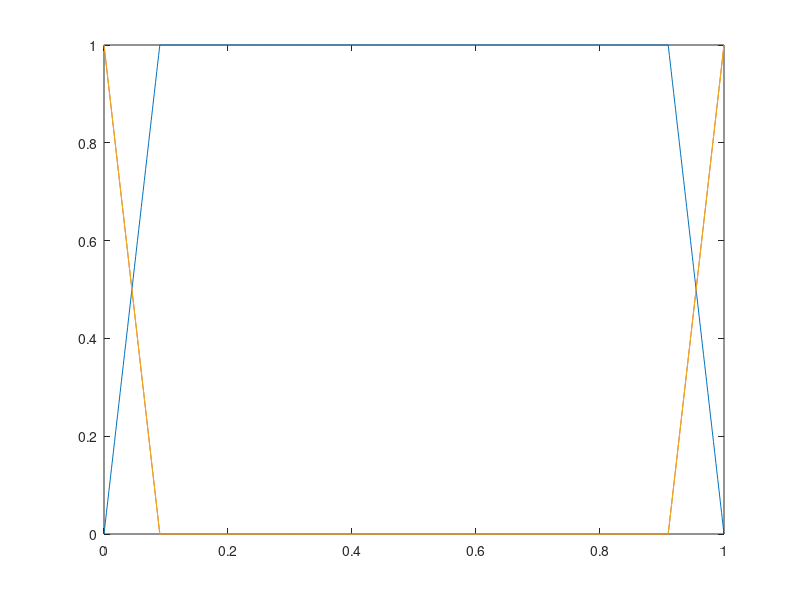

Here is the MATLAB script that generated this plot: (Note: this script raises an error after producing the figure.)
%%%%%%%%%%%%%%%%%%%%%%%%%%%%%%%%%%%%%%%%%%%%%%%%%%%%%%%%%%%%%
%%%%%%%%%%%%%%%%%%%%%% Arm Parameters %%%%%%%%%%%%%%%%%%%%%%%

a.m = 1;    % Mass [kg]
a.g = 9.81; % Acceleration of gravity [m/s^2]
a.pr_d = 0.5; % Desired relative position [m]

%%%%%%%%%%%%%%%%%%%%%%%%%%%%%%%%%%%%%%%%%%%%%%%%%%%%%%%%%%%%%
%%%%%%%%%%%%%%%%%%%% Environmental Model %%%%%%%%%%%%%%%%%%%%

alpha = 0.2; % wave amplitdue [m]
hdeck = 1;   % inertial reference deck hight [m] (arbitrary)

% Wave frequency
t_min = 2.5;     % Minimum period [s]
t_max = 9;    % Maximum period [s]

Tmax = 7.5;    % Expected period [s]
k = 1;
T = Tmax / k;  % Period of deck disturbance [s]
beta = 2*pi/T; % wave frequency [rad/s]
a.beta_min = 1/t_min; % Maximum frequency [Hz]
a.beta_max = 1/t_max; % Minimum frequency [Hz]

% Inertial Position, Velocity, and Acceleration of Deck

% Sine Wave
a.d = @(t) alpha*sin(beta*t) + hdeck;      % [m]
a.d_dot = @(t) beta*alpha*cos(beta*t);    % [m/s]
a.d_ddot = @(t) -beta^2*alpha*sin(beta*t); % [m*s^-2]
 
% Cosine Wave
% a.d = @(t) alpha*cos(beta*t) + hdeck;      % [m]
% a.d_dot = @(t) -beta*alpha*sin(beta*t);    % [m/s]
% a.d_ddot = @(t) -beta^2*alpha*cos(beta*t); % [m*s^-2]

% Square Wave
% N = 3; % Number of terms in the Fourier series
% coefficients = 1:2:(2*N - 1); % Odd harmonics: 1, 3, 5, ..., (2*N-1)
% beta2 = 2*pi/15;
% a.sw = @(t) alpha*((4/pi) * ...
%     sum(arrayfun(@(n) sin(n*beta2*t)/n, coefficients))) + hdeck; % [m]
% a.d = @(t) arrayfun(a.sw, t);
% a.sw_dot = @(t) alpha*((4/pi) * ...
%     sum(arrayfun(@(n) beta2*cos(n*beta2*t), coefficients)));    % [m/s]
% a.d_dot = @(t) arrayfun(a.sw_dot, t);
% a.sw_ddot = @(t) alpha*((4/pi) * ...
%     sum(arrayfun(@(n) -n*beta2^2*sin(n*beta2*t), coefficients))); % [m*s^-2]
% a.d_ddot = @(t) arrayfun(a.sw_ddot, t);

% Stacked sine wave
% a.d = @(t) alpha*(1.5*sin(beta*t/6) + 0.75*sin(beta*t)) + hdeck; % [m]
% a.d_dot = @(t) alpha*(0.25*beta*cos(beta*t/6) ...
%                                     + 0.75*beta*cos(beta*t)); % [m/s]
% a.d_ddot = @(t) -alpha*(0.0417*beta^2*sin(beta*t/6) ...
%                                     + 0.75*beta^2*sin(beta*t)); % [m*s^-2]

a.theta = @(t) atan(beta*alpha*cos(beta*t)); % [rad]
a.theta_dot = @(t) -(alpha*beta^2*sin(beta*t))/(alpha^2*beta^2*(cos(beta*t)^2)+1); % [rad]

%%%%%%%%%%%%%%%%%%%%%%%%%%%%%%%%%%%%%%%%%%%%%%%%%%%%%%%%%%%%%
%%%%%%%%%%%%%%%%%%%%%%% Control Gains %%%%%%%%%%%%%%%%%%%%%%%

% Minimum Required Control Constants:
%   a.ka = 2800; a.kv = ?; a.ks = ?;
%   a.kp = 1000; a.kd = 10; a.ki = 100;

% Inertial Stabilization Control
% a.ka = 700;  % Acceleration Control [kg]
% a.kv = 5000;  % Velocity Control [kg/s]
% a.ks = 0;  % Position Control [kg*s^-2]

% Relative Position Control
a.kp = 8;  % Proportional [N/m]
a.kd = 1;  % Derivative [Ns/m]    
a.ki = 0;  % Integral [N/ms]

% % Inertial Stabilization Control
a.ka =  1;  % Acceleration Control [kg]
a.kv = 0;  % Velocity Control [kg/s]
a.ks = 0;  % Position Control [kg*s^-2]

% Sensor Drift Control
a.kw = 1200; % 
a.kt = 0.6; % 

% scale_w = 1;
% scale_t = 1;

% scale_w = 1.2;
% scale_t = 0.1;

% a.kw = scale_w*a.beta_min; % 
% a.kt = scale_t*a.beta_max; % 

% a.kw = 0.5; % 
% a.kt = 0.5; % 

% % Inertial Stabilization Control
% a.ka =  0.98;  % Acceleration Control [kg]
% a.kv = 2;  % Velocity Control [kg/s]
% a.ks = 0;  % Position Control [kg*s^-2]
% 
% % % Relative Position Control
% a.kp = 300;  % Proportional [kg*s^-2]
% a.kd = 50;  % Derivative [kg/s]    
% a.ki = 20;  % Integral [kg*s^-3]

% Low-Pass filter on measured acceleration
a.f_c = 1000; % Cutoff frequency [Hz]
a.omega = 2*pi*a.f_c; % Angular frequency [rad/s]

% Progressively Increase inertial stability gains to full gains so initial
% large values of velocity and acceleration do not cause large control
% forces
s0 = 0;  % Inital proportion of gain values to apply
gain_rate = 0.5; % Rate at which gains are increased
a.initial_scale = @(t) s0 + (1 - s0) * (1 - exp(-gain_rate*t));

%%%%%%%%%%%%%%%%%%%%%%%%%%%%%%%%%%%%%%%%%%%%%%%%%%%%%%%%%%%%%
%%%%%%%%%%%%%%%%%%%% Control Gain Mixing %%%%%%%%%%%%%%%%%%%%

% If |pr-pr_d| <= r_g, apply full inertial stability control
a.r_g = 0.41; % [m]

% If |pr-pr_d| <= r_k, apply "h_k" proportion of relative position control
a.r_k = 0.41; % [m]
a.h_k = 0.0; % Proportion of applied relative position control

% Proportion of applied inertial stabilitycontrol
n = 1; % Polynomial order
a.I = @(x) ...
    ((-1/(1-(a.pr_d+a.r_g))^n) * ...
        (sign(x-a.pr_d).*(x-(a.pr_d+sign(x-a.pr_d)*a.r_g))).^n + 1) .* ...
            (abs(x-a.pr_d)> a.r_g) ...
    + 1 * (abs(x-a.pr_d) <= a.r_g);

% Proportion of applied relative position control
n = 1; % Polynomial order
a.K = @(x) ...
    ((1/(1-(a.pr_d+a.r_k))^n) * ...
        (sign(x-a.pr_d).*(x-(a.pr_d+sign(x-a.pr_d)*a.r_k))).^n) .*...
            (abs(x-a.pr_d)> a.r_k);
a.K_h = @(x) ...
    (-((a.h_k-1)/(1-(a.pr_d+a.r_k))^n) * ...
        (sign(x-a.pr_d).*(x-(a.pr_d+sign(x-a.pr_d)*a.r_k))).^n + a.h_k) .*...
            (abs(x-a.pr_d)> a.r_k) ...
    + a.h_k * (abs(x-a.pr_d) <= a.r_k);

%%%               Gain Mixing Visualization               %%%

pr = linspace(0,1,1000); % relative position test values

figure;
plot(pr,a.I(pr)) % Proportion of inertial control gain
hold on
plot(pr, a.K(pr)) % Proportion of relative position control gain
plot(pr, a.K_h(pr)) % Proportion of non-zero relative position control gain
xline(a.pr_d,'--','Label','$p_{rd}$','Interpreter','latex','FontSize',15,...
    'LabelOrientation','horizontal','LabelVerticalAlignment','middle')
title('Inertial and Relative Positional Control Mixing')
xlabel('Relative Position (m)')
ylabel('Gain Proportion')
xlim([-0.1 1.1])
ylim([-0.1 1.1])
legend('Inertial','Relative','Non-zero Relative')
grid on

%%%%%%%%%%%%%%%%%%%%%%%%%%%%%%%%%%%%%%%%%%%%%%%%%%%%%%%%%%%%%
%%%%%%%%%%%%%%%%%% Performance Parameters %%%%%%%%%%%%%%%%%%%

% Maximum acceleration metric
p_ddot_max = 0.005*beta^2;

% Settling time
t_s = 2;

%%%%%%%%%%%%%%%%%%%%%%%%%%%%%%%%%%%%%%%%%%%%%%%%%%%%%%%%%%%%%
%%%%%%%%%%%%%%%%%%%%%%%%%%%%%%%%%%%%%%%%%%%%%%%%%%%%%%%%%%%%%
